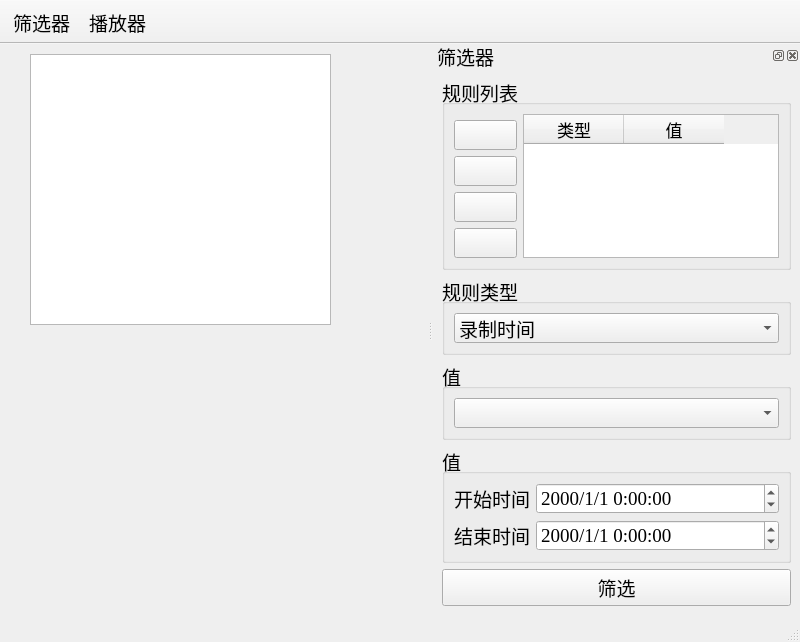
<?xml version="1.0" encoding="UTF-8"?>
<ui version="4.0">
 <class>VideoPage</class>
 <widget class="QMainWindow" name="VideoPage">
  <property name="geometry">
   <rect>
    <x>0</x>
    <y>0</y>
    <width>800</width>
    <height>600</height>
   </rect>
  </property>
  <property name="font">
   <font>
    <family>Times New Roman</family>
    <pointsize>14</pointsize>
   </font>
  </property>
  <property name="contextMenuPolicy">
   <enum>Qt::NoContextMenu</enum>
  </property>
  <property name="windowTitle">
   <string>视频监控</string>
  </property>
  <property name="windowIcon">
   <iconset resource="../icons.qrc">
    <normaloff>:/icons/video.png</normaloff>:/icons/video.png</iconset>
  </property>
  <widget class="QWidget" name="centralwidget">
   <widget class="QTableView" name="tableView">
    <property name="geometry">
     <rect>
      <x>30</x>
      <y>10</y>
      <width>301</width>
      <height>271</height>
     </rect>
    </property>
    <property name="cursor" stdset="0">
     <cursorShape>ArrowCursor</cursorShape>
    </property>
    <property name="contextMenuPolicy">
     <enum>Qt::CustomContextMenu</enum>
    </property>
    <property name="editTriggers">
     <set>QAbstractItemView::NoEditTriggers</set>
    </property>
    <property name="selectionMode">
     <enum>QAbstractItemView::SingleSelection</enum>
    </property>
    <property name="selectionBehavior">
     <enum>QAbstractItemView::SelectRows</enum>
    </property>
   </widget>
  </widget>
  <widget class="QStatusBar" name="statusbar"/>
  <widget class="QToolBar" name="toolBar">
   <property name="font">
    <font>
     <family>Times New Roman</family>
     <pointsize>14</pointsize>
    </font>
   </property>
   <property name="contextMenuPolicy">
    <enum>Qt::DefaultContextMenu</enum>
   </property>
   <property name="windowTitle">
    <string>toolBar</string>
   </property>
   <property name="movable">
    <bool>false</bool>
   </property>
   <property name="iconSize">
    <size>
     <width>32</width>
     <height>32</height>
    </size>
   </property>
   <property name="toolButtonStyle">
    <enum>Qt::ToolButtonTextUnderIcon</enum>
   </property>
   <attribute name="toolBarArea">
    <enum>TopToolBarArea</enum>
   </attribute>
   <attribute name="toolBarBreak">
    <bool>false</bool>
   </attribute>
   <addaction name="actData_filter"/>
   <addaction name="play_action"/>
  </widget>
  <widget class="QDockWidget" name="dockWidget">
   <property name="font">
    <font>
     <family>Times New Roman</family>
     <pointsize>14</pointsize>
    </font>
   </property>
   <property name="floating">
    <bool>false</bool>
   </property>
   <property name="features">
    <set>QDockWidget::DockWidgetClosable|QDockWidget::DockWidgetFloatable|QDockWidget::DockWidgetMovable</set>
   </property>
   <property name="allowedAreas">
    <set>Qt::LeftDockWidgetArea|Qt::RightDockWidgetArea</set>
   </property>
   <property name="windowTitle">
    <string>筛选器</string>
   </property>
   <attribute name="dockWidgetArea">
    <number>2</number>
   </attribute>
   <widget class="QWidget" name="dockWidgetContents">
    <layout class="QVBoxLayout" name="verticalLayout">
     <item>
      <widget class="QGroupBox" name="groupBox_list">
       <property name="sizePolicy">
        <sizepolicy hsizetype="Preferred" vsizetype="Expanding">
         <horstretch>0</horstretch>
         <verstretch>0</verstretch>
        </sizepolicy>
       </property>
       <property name="title">
        <string>规则列表</string>
       </property>
       <layout class="QGridLayout" name="gridLayout">
        <item row="1" column="0">
         <widget class="QPushButton" name="pushButton_plus">
          <property name="sizePolicy">
           <sizepolicy hsizetype="Minimum" vsizetype="Preferred">
            <horstretch>0</horstretch>
            <verstretch>0</verstretch>
           </sizepolicy>
          </property>
          <property name="toolTip">
           <string>&lt;html&gt;&lt;head/&gt;&lt;body&gt;&lt;p align=&quot;center&quot;&gt;&lt;span style=&quot; font-size:12pt;&quot;&gt;添加筛选规则&lt;/span&gt;&lt;/p&gt;&lt;/body&gt;&lt;/html&gt;</string>
          </property>
          <property name="statusTip">
           <string>添加筛选规则</string>
          </property>
          <property name="text">
           <string/>
          </property>
          <property name="icon">
           <iconset resource="../icons.qrc">
            <normaloff>:/icons/plus_square.png</normaloff>:/icons/plus_square.png</iconset>
          </property>
          <property name="iconSize">
           <size>
            <width>32</width>
            <height>32</height>
           </size>
          </property>
         </widget>
        </item>
        <item row="5" column="0">
         <widget class="QPushButton" name="pushButton_clear">
          <property name="sizePolicy">
           <sizepolicy hsizetype="Minimum" vsizetype="Preferred">
            <horstretch>0</horstretch>
            <verstretch>0</verstretch>
           </sizepolicy>
          </property>
          <property name="toolTip">
           <string>&lt;html&gt;&lt;head/&gt;&lt;body&gt;&lt;p align=&quot;center&quot;&gt;&lt;span style=&quot; font-size:12pt;&quot;&gt;清空筛选规则&lt;/span&gt;&lt;/p&gt;&lt;/body&gt;&lt;/html&gt;</string>
          </property>
          <property name="statusTip">
           <string>清除所有的筛选规则</string>
          </property>
          <property name="text">
           <string/>
          </property>
          <property name="icon">
           <iconset resource="../icons.qrc">
            <normaloff>:/icons/delete.png</normaloff>:/icons/delete.png</iconset>
          </property>
          <property name="iconSize">
           <size>
            <width>32</width>
            <height>32</height>
           </size>
          </property>
         </widget>
        </item>
        <item row="2" column="0">
         <widget class="QPushButton" name="pushButton_minus">
          <property name="sizePolicy">
           <sizepolicy hsizetype="Minimum" vsizetype="Preferred">
            <horstretch>0</horstretch>
            <verstretch>0</verstretch>
           </sizepolicy>
          </property>
          <property name="toolTip">
           <string>&lt;html&gt;&lt;head/&gt;&lt;body&gt;&lt;p align=&quot;center&quot;&gt;&lt;span style=&quot; font-size:12pt;&quot;&gt;删除筛选规则&lt;/span&gt;&lt;/p&gt;&lt;/body&gt;&lt;/html&gt;</string>
          </property>
          <property name="statusTip">
           <string>删除选中的筛选规则</string>
          </property>
          <property name="text">
           <string/>
          </property>
          <property name="icon">
           <iconset resource="../icons.qrc">
            <normaloff>:/icons/minus_square.png</normaloff>:/icons/minus_square.png</iconset>
          </property>
          <property name="iconSize">
           <size>
            <width>32</width>
            <height>32</height>
           </size>
          </property>
         </widget>
        </item>
        <item row="3" column="0">
         <spacer name="verticalSpacer">
          <property name="orientation">
           <enum>Qt::Vertical</enum>
          </property>
          <property name="sizeHint" stdset="0">
           <size>
            <width>20</width>
            <height>40</height>
           </size>
          </property>
         </spacer>
        </item>
        <item row="0" column="1" rowspan="6">
         <widget class="QTableWidget" name="tableWidget">
          <property name="sizeAdjustPolicy">
           <enum>QAbstractScrollArea::AdjustIgnored</enum>
          </property>
          <property name="editTriggers">
           <set>QAbstractItemView::NoEditTriggers</set>
          </property>
          <property name="alternatingRowColors">
           <bool>true</bool>
          </property>
          <property name="selectionBehavior">
           <enum>QAbstractItemView::SelectRows</enum>
          </property>
          <column>
           <property name="text">
            <string>类型</string>
           </property>
           <property name="font">
            <font>
             <family>Times New Roman</family>
             <pointsize>13</pointsize>
             <bold>false</bold>
            </font>
           </property>
          </column>
          <column>
           <property name="text">
            <string>值</string>
           </property>
           <property name="font">
            <font>
             <family>Times New Roman</family>
             <pointsize>13</pointsize>
             <bold>false</bold>
            </font>
           </property>
          </column>
         </widget>
        </item>
        <item row="4" column="0">
         <widget class="QPushButton" name="pushButton_edit">
          <property name="sizePolicy">
           <sizepolicy hsizetype="Minimum" vsizetype="Preferred">
            <horstretch>0</horstretch>
            <verstretch>0</verstretch>
           </sizepolicy>
          </property>
          <property name="toolTip">
           <string>&lt;html&gt;&lt;head/&gt;&lt;body&gt;&lt;p align=&quot;center&quot;&gt;&lt;span style=&quot; font-size:12pt;&quot;&gt;编辑筛选规则&lt;/span&gt;&lt;/p&gt;&lt;/body&gt;&lt;/html&gt;</string>
          </property>
          <property name="statusTip">
           <string>编辑选中的筛选规则</string>
          </property>
          <property name="text">
           <string/>
          </property>
          <property name="icon">
           <iconset resource="../icons.qrc">
            <normaloff>:/icons/edit_square.png</normaloff>:/icons/edit_square.png</iconset>
          </property>
          <property name="iconSize">
           <size>
            <width>32</width>
            <height>32</height>
           </size>
          </property>
         </widget>
        </item>
       </layout>
      </widget>
     </item>
     <item>
      <widget class="QGroupBox" name="groupBox_type">
       <property name="sizePolicy">
        <sizepolicy hsizetype="Preferred" vsizetype="Fixed">
         <horstretch>0</horstretch>
         <verstretch>0</verstretch>
        </sizepolicy>
       </property>
       <property name="title">
        <string>规则类型</string>
       </property>
       <layout class="QVBoxLayout" name="verticalLayout_2">
        <item>
         <widget class="QComboBox" name="comboBox_type">
          <item>
           <property name="text">
            <string>录制时间</string>
           </property>
          </item>
          <item>
           <property name="text">
            <string>桩号</string>
           </property>
          </item>
          <item>
           <property name="text">
            <string>录制设备</string>
           </property>
          </item>
         </widget>
        </item>
       </layout>
      </widget>
     </item>
     <item>
      <widget class="QGroupBox" name="groupBox_value">
       <property name="sizePolicy">
        <sizepolicy hsizetype="Preferred" vsizetype="Fixed">
         <horstretch>0</horstretch>
         <verstretch>0</verstretch>
        </sizepolicy>
       </property>
       <property name="title">
        <string>值</string>
       </property>
       <layout class="QVBoxLayout" name="verticalLayout_3">
        <item>
         <widget class="QComboBox" name="comboBox_value">
          <property name="editable">
           <bool>false</bool>
          </property>
         </widget>
        </item>
       </layout>
      </widget>
     </item>
     <item>
      <widget class="QGroupBox" name="groupBox_value_dateTime">
       <property name="sizePolicy">
        <sizepolicy hsizetype="Preferred" vsizetype="Fixed">
         <horstretch>0</horstretch>
         <verstretch>0</verstretch>
        </sizepolicy>
       </property>
       <property name="title">
        <string>值</string>
       </property>
       <layout class="QGridLayout" name="gridLayout_2">
        <item row="0" column="0">
         <widget class="QLabel" name="label_3">
          <property name="sizePolicy">
           <sizepolicy hsizetype="Fixed" vsizetype="Preferred">
            <horstretch>0</horstretch>
            <verstretch>0</verstretch>
           </sizepolicy>
          </property>
          <property name="text">
           <string>开始时间</string>
          </property>
         </widget>
        </item>
        <item row="0" column="1">
         <widget class="QDateTimeEdit" name="startDateTime">
          <property name="displayFormat">
           <string>yyyy/M/d H:mm:ss</string>
          </property>
         </widget>
        </item>
        <item row="1" column="1">
         <widget class="QDateTimeEdit" name="endDateTime">
          <property name="displayFormat">
           <string>yyyy/M/d H:mm:ss</string>
          </property>
         </widget>
        </item>
        <item row="1" column="0">
         <widget class="QLabel" name="label_4">
          <property name="sizePolicy">
           <sizepolicy hsizetype="Fixed" vsizetype="Preferred">
            <horstretch>0</horstretch>
            <verstretch>0</verstretch>
           </sizepolicy>
          </property>
          <property name="text">
           <string>结束时间</string>
          </property>
         </widget>
        </item>
       </layout>
      </widget>
     </item>
     <item>
      <widget class="QPushButton" name="pushButton_filter">
       <property name="statusTip">
        <string>应用已添加的筛选规则筛选数据</string>
       </property>
       <property name="text">
        <string>筛选</string>
       </property>
       <property name="icon">
        <iconset resource="../icons.qrc">
         <normaloff>:/icons/filter.png</normaloff>:/icons/filter.png</iconset>
       </property>
       <property name="iconSize">
        <size>
         <width>20</width>
         <height>20</height>
        </size>
       </property>
      </widget>
     </item>
    </layout>
   </widget>
  </widget>
  <action name="actData_filter">
   <property name="checkable">
    <bool>true</bool>
   </property>
   <property name="icon">
    <iconset resource="../icons.qrc">
     <normaloff>:/icons/filter.png</normaloff>:/icons/filter.png</iconset>
   </property>
   <property name="text">
    <string>筛选器</string>
   </property>
   <property name="font">
    <font>
     <family>Times New Roman</family>
     <pointsize>14</pointsize>
    </font>
   </property>
   <property name="menuRole">
    <enum>QAction::NoRole</enum>
   </property>
  </action>
  <action name="play_action">
   <property name="icon">
    <iconset resource="../icons.qrc">
     <normaloff>:/icons/video.png</normaloff>:/icons/video.png</iconset>
   </property>
   <property name="text">
    <string>播放器</string>
   </property>
   <property name="menuRole">
    <enum>QAction::NoRole</enum>
   </property>
  </action>
 </widget>
 <resources>
  <include location="../icons.qrc"/>
 </resources>
 <connections/>
</ui>
